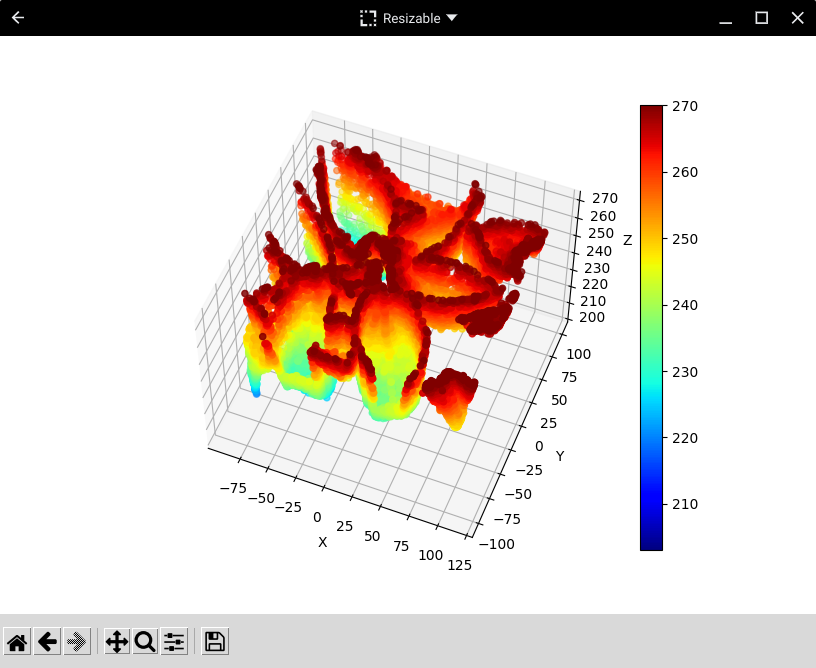

Python code for this plot:
import sys
import numpy as np
from depthcamera import loader as ldr
from depthcamera import depthframe as dfm
from matplotlib import pyplot as plt

# Get a frame from the server
ok=ldr.load_file("leaves.dcam")
if not ok:
    print("Oh dear, something went wrong!")
    sys.exit()
# Get the depth data
dep=ldr.get_depth()
# Get the depth confidence data
con=ldr.get_depth_confidence()
# Get the camera sensor data
sen=ldr.get_sensor()
# Make a point cloud
pcl=dfm.depth_frame_to_pointcloud(dep, sen,mindepth=100, maxdepth=270, conf=con, minconf=20, maxconf=100, minx=150, maxx=540, miny=50, maxy=430, addcon=True)
# Make XYZ and confidence data array
xyz=np.array(pcl)
# Plot a 3D scatter graph
# To colour by depth confidence change
# c=xyz[:,2] to xyz[:,3]
fig = plt.figure(figsize=(12,7))
ax = fig.add_subplot(projection='3d')
img = ax.scatter(xyz[:,0], xyz[:,1], xyz[:,2], c=xyz[:,2], cmap=plt.jet())
fig.colorbar(img)
ax.set_xlabel('X')
ax.set_ylabel('Y')
ax.set_zlabel('Z')
plt.show()
